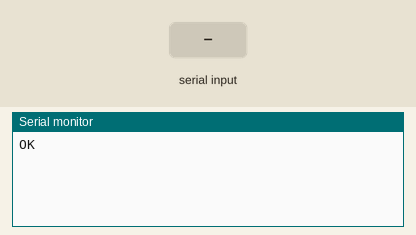
Simulated run of this sketch. Board: Arduino Uno, built with avr-gcc and run on an emulated ATmega328P. On the bench: the last lines printed to the serial monitor. The test bench sets the inputs (shaded band). The modem accepts every AT command (registered, SIM ready, sends succeed) and sends nothing else.

Above: at 2.2 s.
2.3 s: "1" received over Serial
At 3.8 s:
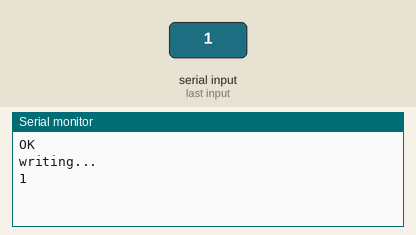
4.8 s: "1" received over the second serial link
At 5.6 s:
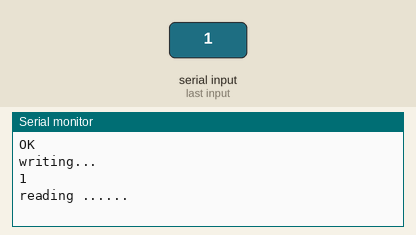
6.3 s: "0" received over Serial
At 7.1 s:
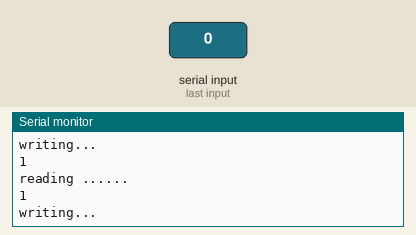
7.8 s: "2" received over the second serial link
At 9.2 s:
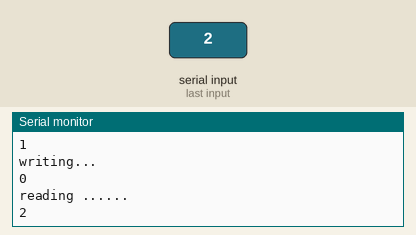
Timing chart, 0 to 10.3 s (numbered marks = the images above; inputs shaded):
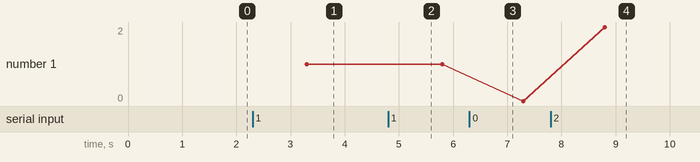

The sketch:

At_command_test.ino
```cpp
//NL & CR
#include<SoftwareSerial.h>
SoftwareSerial wifi(7, 8);//Rx,Tx
void setup() {
  wifi.begin(9600);
  Serial.begin(9600);
  wifi.println("AT");
  Serial.println(wifi.readString());
}

void loop() {
  // put your main code here, to run repeatedly:
  while (wifi.available())
  {
    Serial.println("reading ......");
    String st = "";
    st = wifi.readString();
    /*for (int i = 0; st[i] != NULL; i++){
      Serial.print("st[");
      Serial.print(i);
      Serial.print("]= ");
      Serial.println(st[i]);
      }*/
    Serial.print(st);
    Serial.println();
    st = "";
  }
  while (Serial.available()) {
    Serial.println("writing...");
    String st1 = "";
    st1 = Serial.readString();
    Serial.println(st1);
    wifi.println(st1);
    st1 = "";
  }
}
```

Measured:
- after the input at 2.3 s, the serial monitor: prints a new line at once (image 1)
- after the input at 4.8 s, the serial monitor: prints a new line at once (image 2)
- after the input at 6.3 s, the serial monitor: prints a new line at once (image 3)
- after the input at 7.8 s, the serial monitor: prints a new line after 1.0 s (image 4)
- plotted number 1: 1 → 0 after the input at 6.3 s, 0 → 2 after the input at 7.8 s
